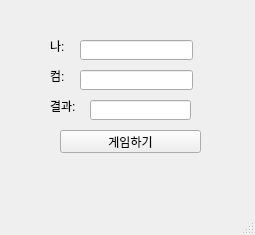
<?xml version="1.0" encoding="UTF-8"?>
<ui version="4.0">
 <class>MainWindow</class>
 <widget class="QMainWindow" name="MainWindow">
  <property name="geometry">
   <rect>
    <x>0</x>
    <y>0</y>
    <width>255</width>
    <height>235</height>
   </rect>
  </property>
  <property name="windowTitle">
   <string>MainWindow</string>
  </property>
  <widget class="QWidget" name="centralwidget">
   <widget class="QLabel" name="lbl_mine">
    <property name="geometry">
     <rect>
      <x>50</x>
      <y>40</y>
      <width>56</width>
      <height>12</height>
     </rect>
    </property>
    <property name="frameShape">
     <enum>QFrame::NoFrame</enum>
    </property>
    <property name="text">
     <string>나:</string>
    </property>
   </widget>
   <widget class="QLabel" name="lbl_com">
    <property name="geometry">
     <rect>
      <x>50</x>
      <y>70</y>
      <width>56</width>
      <height>12</height>
     </rect>
    </property>
    <property name="frameShape">
     <enum>QFrame::NoFrame</enum>
    </property>
    <property name="text">
     <string>컴:</string>
    </property>
   </widget>
   <widget class="QLabel" name="lbl_result">
    <property name="geometry">
     <rect>
      <x>50</x>
      <y>100</y>
      <width>56</width>
      <height>12</height>
     </rect>
    </property>
    <property name="frameShape">
     <enum>QFrame::NoFrame</enum>
    </property>
    <property name="text">
     <string>결과:</string>
    </property>
   </widget>
   <widget class="QLineEdit" name="le_mine">
    <property name="geometry">
     <rect>
      <x>80</x>
      <y>40</y>
      <width>113</width>
      <height>20</height>
     </rect>
    </property>
   </widget>
   <widget class="QLineEdit" name="le_com">
    <property name="geometry">
     <rect>
      <x>80</x>
      <y>70</y>
      <width>113</width>
      <height>20</height>
     </rect>
    </property>
   </widget>
   <widget class="QLineEdit" name="le_result">
    <property name="geometry">
     <rect>
      <x>90</x>
      <y>100</y>
      <width>101</width>
      <height>20</height>
     </rect>
    </property>
   </widget>
   <widget class="QPushButton" name="pb">
    <property name="geometry">
     <rect>
      <x>60</x>
      <y>130</y>
      <width>141</width>
      <height>23</height>
     </rect>
    </property>
    <property name="text">
     <string>게임하기</string>
    </property>
   </widget>
  </widget>
  <widget class="QMenuBar" name="menubar">
   <property name="geometry">
    <rect>
     <x>0</x>
     <y>0</y>
     <width>255</width>
     <height>21</height>
    </rect>
   </property>
  </widget>
  <widget class="QStatusBar" name="statusbar"/>
 </widget>
 <resources/>
 <connections/>
</ui>
